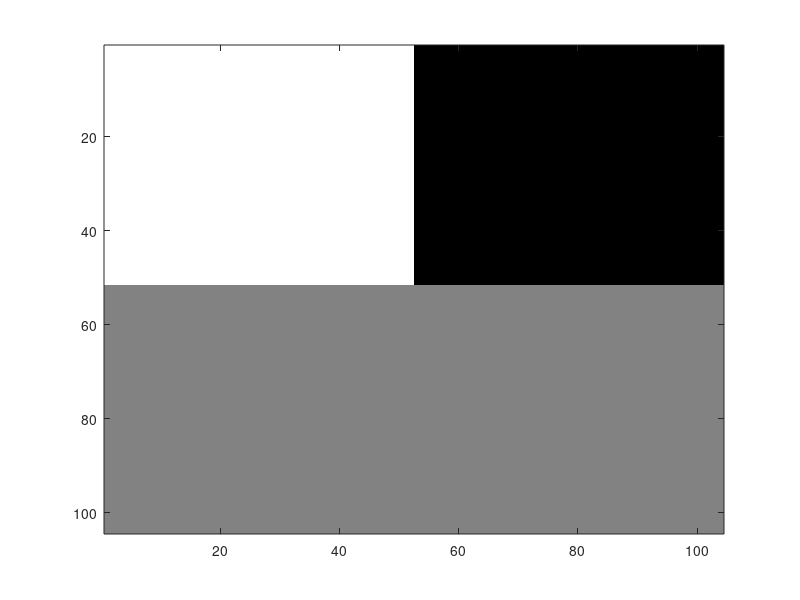
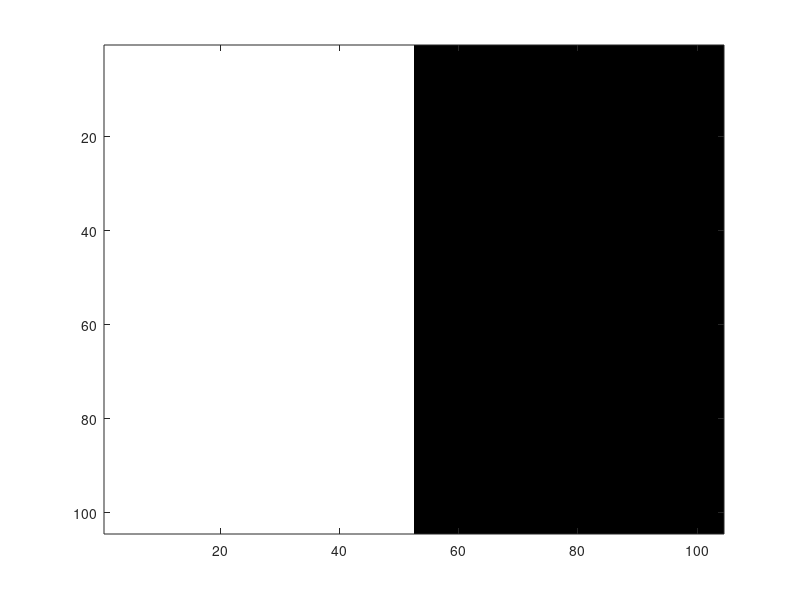

MATLAB code for these plots, in order: (Note: this script raises an error after producing the figures.)
clc;
clear all;
addpath('M:\MATLAB\functions\Phase_field');

%% %% Set parameters

N = 100;    % Number of grid points 
hx = 0.2;   % Grid spacing in space x
hy = 0.2;   % Grid spacing in space y
dt = 1e-5;  % Time resolution
T = 1000;    % Total length time 
 
Q = 1;      % Depth energy in Landau potential 
bcType = 1; % Trig periodic boundary condition for spinoidal decomposition
eps = 1;

%% Geometry

geom = zeros(N+4,N+4);
geom((N+4)/2:end,:) = 1;
geom(1:(N+4)/2-1,(1:(N+4)/2)) = 2;
figure 
imagesc(geom) 
colormap(gray)

% If true use surface mobility instead of bulck mobility
SMobility = false;

% Geometry flags
ni_pore = false;
ni_ysz = true;
smooth = false;
dmap = true;

% Contact angle
theta = (100/180)*pi;
cosTheta = cos(theta);

%% Order parameter
if (ni_ysz)
    x = 1:N+4;
    delta = 4;%10;  %(sqrt(2/Q))*k;
    x0 = (N+4)/2;    
    Psi = repmat(((1-tanh((x-x0)/delta))/2)',1,N+4);
    
        if (smooth)
            C = zeros(N+4,N+4);
            x = 1:N+4;
            delta = 20;
            x0 = (N+4)/2;
                for i=1:length(x)
                    C(i,:) = (1 - tanh((x - x0)/delta))/2; 
                end
        end
    
end

if (dmap)
    
    % Make here C function based on distance map
    % Distance map for YSZ-(ni and pore)
    yszNi = zeros(size(geom));
    yszNi(geom == 1) = 1;
    yszNi(geom == 0) = 1;

    yszPore = zeros(size(geom));
    yszPore(geom == 1) = 1;
    yszPore(geom == 2) = 1;   

    % Distance maps
    yszNi_dm = bwdist(~yszNi);
    yszPore_dm = bwdist(~yszPore);

    % Assign YSZ voxels to the respective phases based on their distance
    mask = zeros(size(geom));
    mask(geom == 1) = 1;

    tmp = geom;
    
    tmp(mask == 1 & yszPore_dm < yszNi_dm) = 0;
    tmp(mask == 1 & yszPore_dm >= yszNi_dm) = 2;

    figure
    imagesc(tmp)
    colormap(gray);
    
    C = zeros(N+4,N+4);
    C(tmp == 0) = 0;
    C(tmp == 2) = 1;
end

%% Psi
% compute here the gradient of Psi and the term dPsi/Psi
invPsi = 1./Psi;
[dxPsi, dyPsi] = grad2D(Psi, hx, hy);
modGradPsi = sqrt(dxPsi.^2 + dyPsi.^2); 
dxPsiovPsi = invPsi(3:end-2,3:end-2).*dxPsi;
dyPsiovPsi = invPsi(3:end-2,3:end-2).*dyPsi;

%% Mobility function

% Constant mobility 
M = ones(N+4,N+4);
% M(M == 1) = 2;

% Surface mobility funtion
if (SMobility)
        M = M_phi_psi(1,C,Psi);
end
%% Solver

c = 1;
ca = 1;
old_meas_theta = 0;

for i=1:50000%round(T/dt)
    
    t = i*dt;   % Value of each istant
    %disp(i);
    
    % Energy function and its derivative to respect C
    F = (Q/4)*C.^2.*(1 - C).^2;
    dF = Q/2*(1-C).*(1-2*C).*C;
    
    [dxM, dyM] = grad2D(M, hx, hy);
    
    %Inner part of the equation, called g here 
    [dxC, dyC] = grad2D(C, hx, hy);
    g = (dxPsiovPsi.*dxC + dyPsiovPsi.*dyC) + d2xy(C, hx, hy) + ...
        (modGradPsi.*invPsi(3:end-2,3:end-2).*sqrt(2*F(3:end-2,3:end-2))./eps)*cosTheta;
    
    % Auxiliary term
    k = dF(3:end-2,3:end-2) - eps^2*g;
    
    % Finish here the equation
    [dxk, dyk] = grad2D(k, hx, hy);
    dCdt =  M(5:end-4,5:end-4).*(dxPsiovPsi(3:end-2,3:end-2).*dxk + dyPsiovPsi(3:end-2,3:end-2).*dyk) + ...
            M(5:end-4,5:end-4).*d2xy(k, hx, hy) + ...
            (dxM(3:end-2,3:end-2).*dxk + dyM(3:end-2,3:end-2).*dyk);
        
    % Forward euler integration
    C(5:end-4,5:end-4) = C(5:end-4,5:end-4) + dt*dCdt;
    
   if (bcType == 1)
        C(2:4,5:end-4) = C(6:8,5:end-4);
        C(end-3:end-1,5:end-4) = C(end-7:end-5,5:end-4);
        C(5:end-4, 6:8) = C(5:end-4,2:4);
        C(5:end-4, end-3:end-1) = C(5:end-4, end-7:end-5);
        
   end
    
       % Check on the internal energy functional
if (mod(i,1000) == 0)
        c = c+1;
        modGradC = sqrt(dxC.^2 + dyC.^2);
        F_func = F(3:end-2,3:end-2) + ((eps^2)/2)*modGradC.^2;
        F_func = sum(F_func(:));
        Ft(c) = F_func;
        imagesc(C(5:end-4,5:end-4));title(sprintf('F=%e, t=%e',F_func,t));colormap(jet); drawnow();
end

if (mod(i,100) == 0)
        ca = ca+1;
        % contact angle based on Chen et al.
        
        tpb_region = zeros(size(C(5:end-4,5:end-4)));
        tpb_region( C(5:end-4,5:end-4) > 0.1 &  C(5:end-4,5:end-4) < 0.9 ...
        & Psi(5:end-4,5:end-4) > 0.1 & Psi(5:end-4,5:end-4) < 0.9 ) = 1;
        modGradC = sqrt(dxC.^2 + dyC.^2);
        den = (1./modGradC).*(1./modGradPsi);
        num = (dxC.*dxPsi + dyC.*dyPsi);
        M_contact_cos = num.*den;
        vec_contact = M_contact_cos(tpb_region == 1);
        contact_cos = mean(vec_contact);
        measured_theta_chen(ca) = acosd(-contact_cos);
        
        new_meas_theta = measured_theta_chen(ca);
        disp (new_meas_theta)
        
        error(ca) = abs((new_meas_theta-old_meas_theta)/new_meas_theta);
        %disp(error);
        old_meas_theta = new_meas_theta;
        
    end
end

% %% Contact angle based on Chen et al.
% 
% modGradC = sqrt(dxC.^2 + dyC.^2);
% den = (1./modGradC).*(1./modGradPsi);
% num = (dxC.*dxPsi + dyC.*dyPsi);
% M = num.*den;
% vec_contact = M(tpb_region == 1);
% contact_cos = mean(vec_contact);
% 
% measured_theta = acosd(-contact_cos);
% disp(measured_theta);
% 
% %% Retrieve phases
% newgeom = zeros(size(C));
% newgeom(C > 0.5) = 2;
% newgeom(Psi < 0.5) = 1;
% figure, imagesc(newgeom(5:end-4,5:end-4)), colormap(gray)


